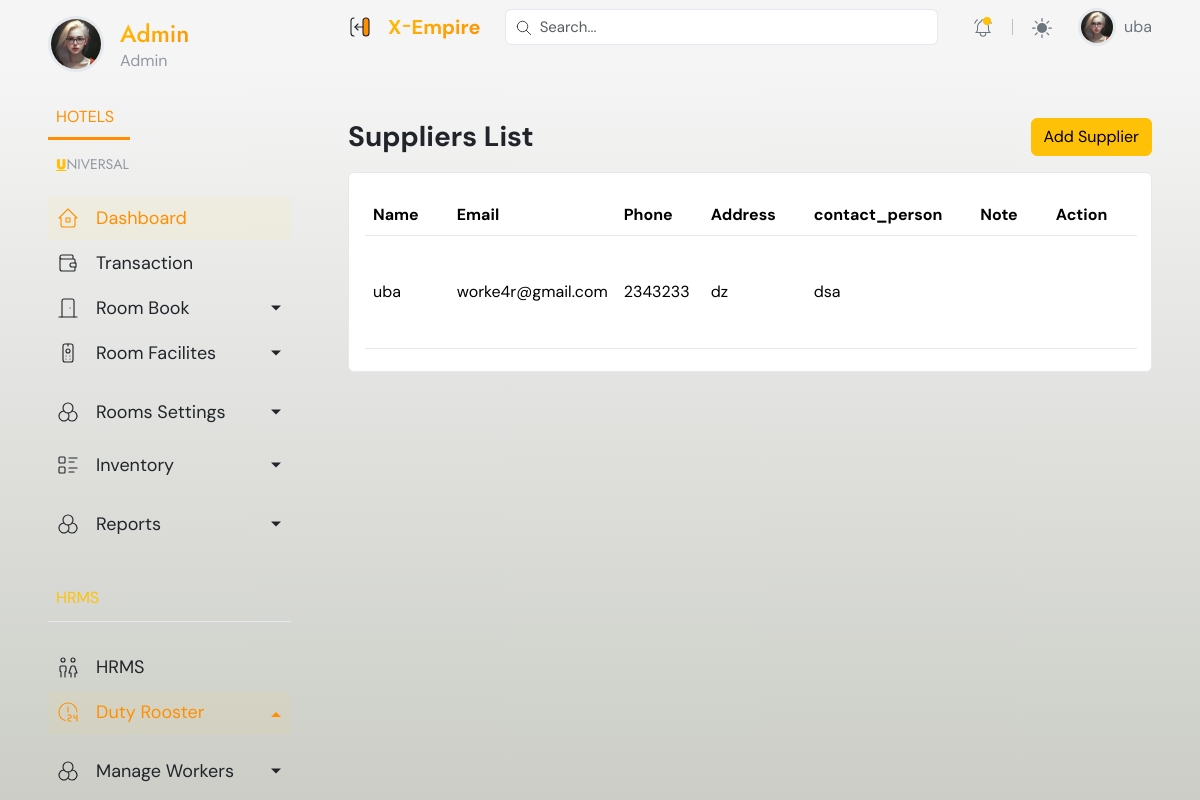
Before: /inventory/suppliers/ (signed in) with the older database file.
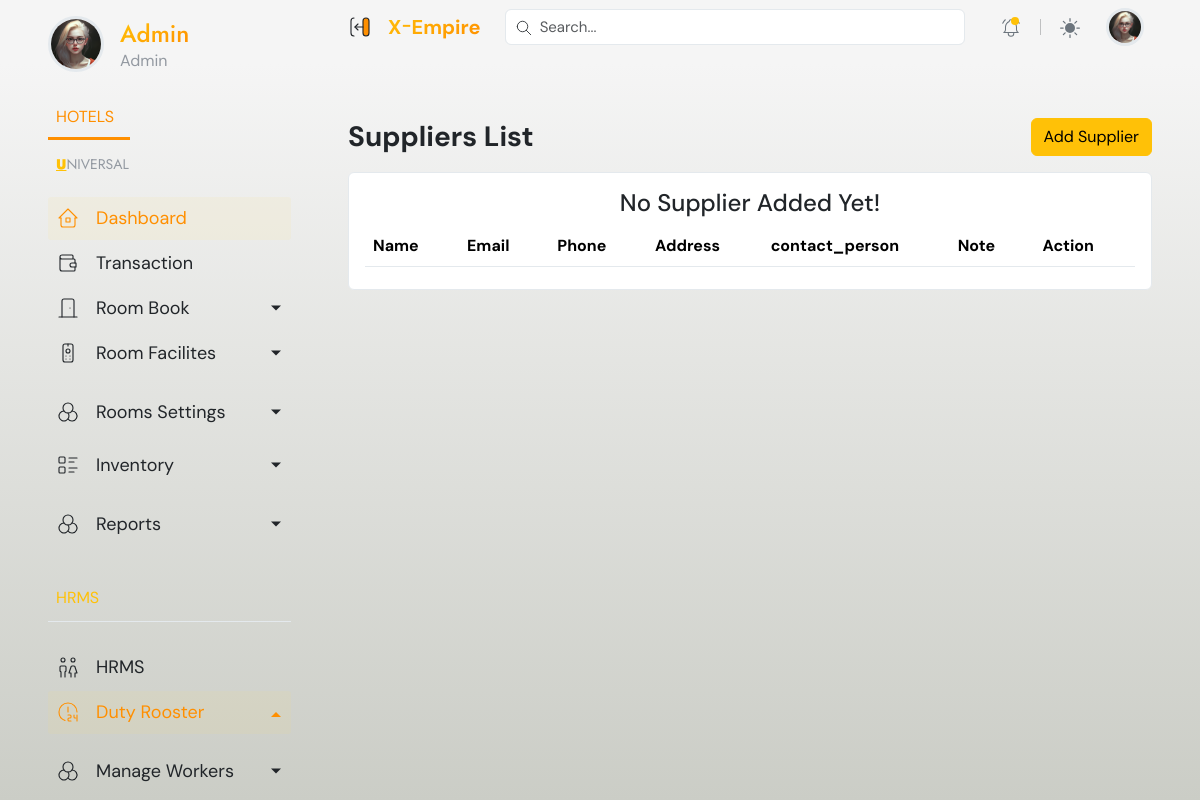
After: the same page with the newer database file.
### accounts/models.py (models this page shows, shortened)
class User(AbstractUser):
    email = models.EmailField(unique=True)
    phone = models.CharField(max_length=100, null=True, blank=True)
    is_admin = models.BooleanField(default=False)
    is_supervisor = models.BooleanField(default=False)
    is_account_officer = models.BooleanField(default=False)
    is_frontdesk_officer = models.BooleanField(default=False)
    is_pos_officer = models.BooleanField(default=False)
    is_worker = models.BooleanField(default=False)
    active_status = models.BooleanField(default=False)
    t_and_c = models.BooleanField(default=False)

### inventory/models.py (models this page shows, shortened)
class Supplier(models.Model):
    name = models.CharField(max_length=255)
    contact_person = models.CharField(max_length=255)
    email = models.EmailField(validators=[EmailValidator()], unique=True)
    notes = models.CharField(max_length=200, null=True, blank=True)
    phone = models.CharField(max_length=20)
    address = models.TextField()
    created_at = models.DateTimeField(auto_now_add=True)
    updated_at = models.DateTimeField(auto_now=True)

### inventory/views.py (the view)
# urls.py: path('suppliers/', views.supplier_list, name='supplier_list'),
def supplier_list(request):
    suppliers = Supplier.objects.all()
    form = SupplierForm()
    context =  {
        'suppliers': suppliers,
        'form':form
        }
    return render(request, 'pages/supplier_list.html',context)

### inventory/forms.py
class SupplierForm(forms.ModelForm):
    class Meta:
        model = Supplier
        fields = ['name', 'contact_person', 'email', 'notes', 'phone', 'address']
        widgets = {
            'name': forms.TextInput(attrs={'class': 'form-control', 'placeholder':'Suppliers name',}),
            'email': forms.EmailInput(attrs={'class': 'form-control', 'placeholder':'suppliers Email',}),
            'phone': forms.TextInput(attrs={'class': 'form-control', 'placeholder':'Suppliers Phone',}),
            'address': forms.Textarea(attrs={'class': 'form-control', 'rows': 3, 'placeholder':'suppliers Address',}),
            'contact_person': forms.TextInput(attrs={'class': 'form-control', 'placeholder':'Contact Persons Number',}),
            'notes': forms.Textarea(attrs={'class': 'form-control', 'placeholder':'additional information', 'rows': 2}),
        }

### inventory/templates/pages/supplier_list.html (shortened to what this page needs)
{% extends 'dashboard_base.html' %}
{% load static %}
{% block content %}
    <main class="container-fluid px-0">
        {% if request.user.is_admin %}
            {% include '../partials/menubars/admin_sidebar.html' %}
        {% elif request.user.is_supervisor %}
            {% include '../partials/menubars/supervisor_sidebar.html' %}
        {% elif request.user.is_account_officer %}
            {% include '../partials/menubars/accounting_sidebar.html' %}
        {% else %}
            {% include '../partials/menubars/frontdesk_sidebar.html' %}
        {% endif %}
        <div class="content">
            {% include '../partials/top_header.html' %}
            <div class="px-xl-5 px-lg-4 px-3 py-3 mt-5 page-body">
                <div class="row g-3">
                    <div class="col-sm-12">
                        <div class="d-flex align-items-center justify-content-between flex-wrap">
                            <h3 class="fw-bold mb-0">Suppliers List</h3>
                            <div class="col-auto d-flex w-sm-100">
                                <button type="button" class="btn btn-warning" data-bs-toggle="modal" data-bs-target="#add-supplier">Add Supplier</button>
                            </div>
                        </div>
                    </div>
                    <div class="col-sm-12">
                        <div class="card">
                            <div class="card-body">
                                <table class="table dataTable align-middle table-hover table-body" style="width: 100%;">
                                    <thead>
                                        <tr>
                                            <th>Name</th>
                                            <th>Email</th>
                                            <th>Phone</th>
                                            <th>Address</th>
                                            <th> contact_person</th>
                                            <th>Note</th>
                                            <th>Action</th>
                                        </tr>
                                    </thead>
                                    <tbody>
                                        {% if suppliers %}
                                            {% for supplier in suppliers %}
                                                <tr>
                                                    <td>{{ supplier.name}}</td>
                                                    <td>{{supplier.email }}</td>
                                                    <td>{{ supplier.phone }}</td>
                                                    <td>{{ supplier.address}}</td>
                                                    <td>{{supplier.contact_person }}</td>
                                                    <td>{{ supplier.note }}</td>
                                                    <td>
                                                        <button type="button" class="btn" data-bs-toggle="modal" data-bs-target="#edit-amenity"><i class="fa fa-pencil-square fa-2x"></i></button>
                                                        <a href="#" data-url="{% url 'inventory:supplier_delete' 0 %}" onclick="deleteSupplier(event, {{ supplier.id }})" class="btn"><i class="fa fa-trash text-danger fa-2x"></i></a>
                                                    </td>
                                                </tr>
                                            {% endfor %}
                                        {% else %}
                                            <div class="text-center">
                                                <h4> No Supplier Added Yet! </h4>
                                            </div>
                                        {% endif %}
                                    </tbody>
                                </table>
                            </div>
                        </div>
                    </div>
                </div>
            </div>
        </div>
    </main>
{% endblock %}

### dashboard/templates/partials/top_header.html (shortened to what this page needs)
{% load static %}
<header class="px-xl-5 px-lg-4 px-3 sticky-top" data-bs-theme="none">
    <div class="d-flex justify-content-between align-items-center py-2 w-100">
        <div class="d-flex align-items-center pe-4">
            <button class="btn d-xl-inline-flex d-none border-0 p-0 pe-2 sidebar-toggle-btn" type="button">
            </button>
            <a href="index.html" class="brand-icon text-decoration-none d-flex align-items-center" title="X-Empire Admin Template">
                <span class="fw-bold ps-2 fs-5 d-none d-xl-inline-flex text-gradient">X <small>-</small>Empire</span>
            </a>
        </div>
        <form class="dropdown main-search me-md-4 w-100 d-none d-md-inline-flex">
            <div class="w-100" data-bs-toggle="dropdown" data-bs-auto-close="outside">
                <input type="text" class="form-control" placeholder="Search..." aria-label="Search...">
            </div>
        </form>
        <ul class="header-menu flex-grow-1">
            <li class="nav-item dropdown px-md-1 d-none d-md-inline-flex">
                <a class="dropdown-toggle gray-6" href="#" role="button" data-bs-toggle="dropdown" aria-expanded="false" title="notification">
                    <span class="bullet-dot bg-primary animation-blink"></span>
                </a>
            </li>
            <li class="nav-item py-2 py-md-1 col-auto">
            </li>
            <li class="nav-item dropdown px-md-1">
                <a class="dropdown-toggle gray-6" href="#" id="bd-theme" data-bs-toggle="dropdown" aria-expanded="false">
                    <svg width="20" height="20" fill="currentColor" viewBox="0 0 24 24" class="theme-icon-active"><use href="#sun-fill"></use></svg>
                </a>
            </li>
            <li class="nav-item user ms-3">
                <a class="dropdown-toggle gray-6 d-flex text-decoration-none align-items-center lh-sm p-0" href="#" role="button" data-bs-toggle="dropdown" aria-expanded="false" title="User" data-bs-auto-close="outside">
                    {% if request.user.profile.image %}
                        <img class="avatar rounded-circle border border-3" src="{% static 'dashboard/assets/images/profile_av.png' %}" alt="profile image">
                    {% else %}
                        <img class="avatar rounded-circle border border-3" src="{% static 'dashboard/assets/images/profile_av.png' %}" alt="profile image">
                    {% endif %}
                    <span class="ms-2 fs-6 d-none d-sm-inline-flex">{{request.user.first_name}}</span>
                </a>
            </li>
        </ul>
    </div>
</header>

Changed rows visible on the page:
no longer on this page (row edited): User: user.first_name "uba"
removed Supplier: name "uba", email "worke4r@gmail.com", phone "2343233", address "dz", contact_person "dsa"
Other visible differences:
text now shown: "No Supplier Added Yet!"
